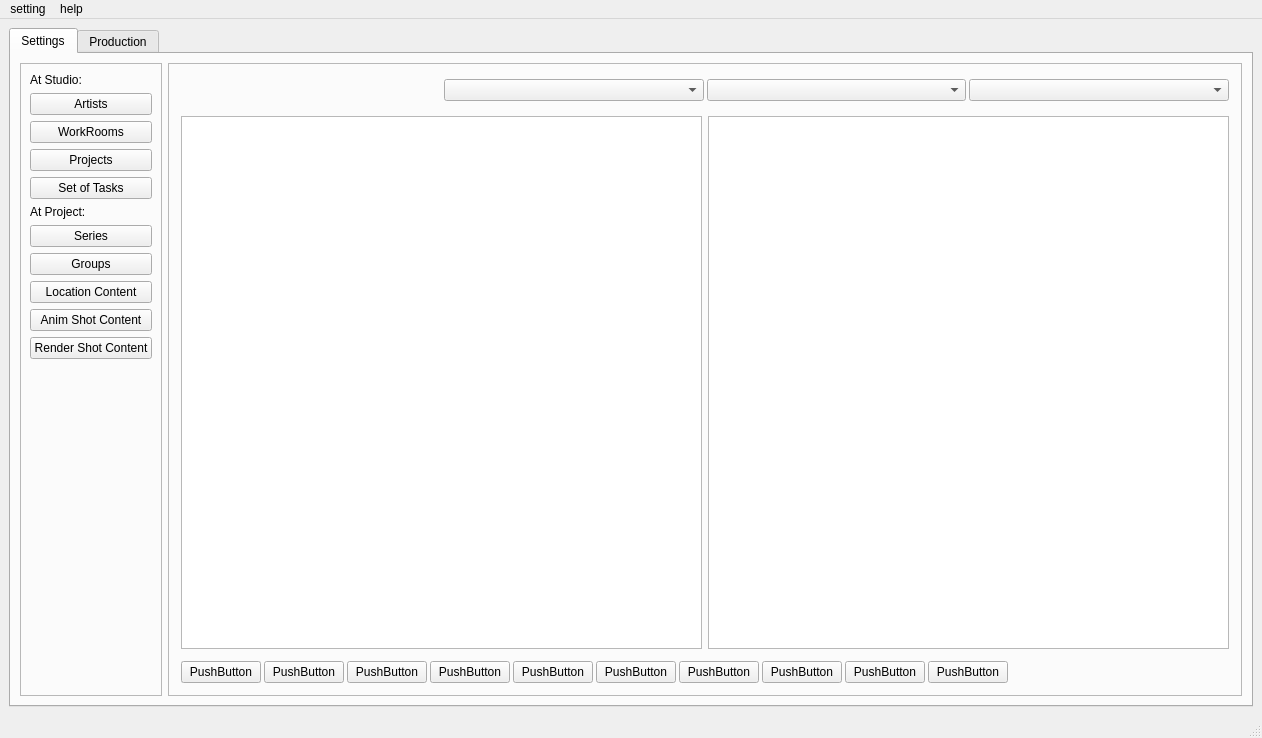
<?xml version="1.0" encoding="UTF-8"?>
<ui version="4.0">
 <class>MainWindow</class>
 <widget class="QMainWindow" name="MainWindow">
  <property name="geometry">
   <rect>
    <x>0</x>
    <y>0</y>
    <width>1262</width>
    <height>738</height>
   </rect>
  </property>
  <property name="windowTitle">
   <string>MainWindow</string>
  </property>
  <widget class="QWidget" name="centralwidget">
   <layout class="QVBoxLayout" name="verticalLayout">
    <item>
     <widget class="QTabWidget" name="tabWidget">
      <property name="currentIndex">
       <number>0</number>
      </property>
      <widget class="QWidget" name="tab_2">
       <attribute name="title">
        <string>Settings</string>
       </attribute>
       <layout class="QHBoxLayout" name="horizontalLayout_3">
        <item>
         <widget class="QFrame" name="frame_2">
          <property name="frameShape">
           <enum>QFrame::StyledPanel</enum>
          </property>
          <property name="frameShadow">
           <enum>QFrame::Raised</enum>
          </property>
          <layout class="QVBoxLayout" name="verticalLayout_2">
           <item>
            <widget class="QLabel" name="label">
             <property name="text">
              <string>At Studio:</string>
             </property>
            </widget>
           </item>
           <item>
            <widget class="QPushButton" name="artist_editor_button">
             <property name="text">
              <string>Artists</string>
             </property>
            </widget>
           </item>
           <item>
            <widget class="QPushButton" name="workroom_editor_button">
             <property name="text">
              <string>WorkRooms</string>
             </property>
            </widget>
           </item>
           <item>
            <widget class="QPushButton" name="project_editor_button">
             <property name="text">
              <string>Projects</string>
             </property>
            </widget>
           </item>
           <item>
            <widget class="QPushButton" name="set_of_tasks_editor_button">
             <property name="text">
              <string>Set of Tasks</string>
             </property>
            </widget>
           </item>
           <item>
            <spacer name="verticalSpacer_2">
             <property name="orientation">
              <enum>Qt::Vertical</enum>
             </property>
             <property name="sizeHint" stdset="0">
              <size>
               <width>20</width>
               <height>40</height>
              </size>
             </property>
            </spacer>
           </item>
           <item>
            <widget class="QLabel" name="label_2">
             <property name="text">
              <string>At Project:</string>
             </property>
            </widget>
           </item>
           <item>
            <widget class="QPushButton" name="series_editor_button">
             <property name="text">
              <string>Series</string>
             </property>
            </widget>
           </item>
           <item>
            <widget class="QPushButton" name="groups_editor_button">
             <property name="text">
              <string>Groups</string>
             </property>
            </widget>
           </item>
           <item>
            <widget class="QPushButton" name="location_content_editor_button">
             <property name="text">
              <string>Location Content</string>
             </property>
            </widget>
           </item>
           <item>
            <widget class="QPushButton" name="anim_shot_content_editor_button">
             <property name="text">
              <string>Anim Shot Content</string>
             </property>
            </widget>
           </item>
           <item>
            <widget class="QPushButton" name="render_shot_content_editor_button">
             <property name="text">
              <string>Render Shot Content</string>
             </property>
            </widget>
           </item>
           <item>
            <spacer name="verticalSpacer">
             <property name="orientation">
              <enum>Qt::Vertical</enum>
             </property>
             <property name="sizeHint" stdset="0">
              <size>
               <width>20</width>
               <height>515</height>
              </size>
             </property>
            </spacer>
           </item>
          </layout>
         </widget>
        </item>
        <item>
         <widget class="QFrame" name="frame_3">
          <property name="frameShape">
           <enum>QFrame::StyledPanel</enum>
          </property>
          <property name="frameShadow">
           <enum>QFrame::Raised</enum>
          </property>
          <layout class="QVBoxLayout" name="verticalLayout_3">
           <item>
            <widget class="QFrame" name="frame">
             <property name="minimumSize">
              <size>
               <width>0</width>
               <height>0</height>
              </size>
             </property>
             <property name="frameShape">
              <enum>QFrame::NoFrame</enum>
             </property>
             <property name="frameShadow">
              <enum>QFrame::Raised</enum>
             </property>
             <layout class="QHBoxLayout" name="horizontalLayout">
              <property name="spacing">
               <number>3</number>
              </property>
              <property name="margin">
               <number>3</number>
              </property>
              <item>
               <widget class="QLabel" name="studio_editor_label">
                <property name="font">
                 <font>
                  <pointsize>18</pointsize>
                  <weight>75</weight>
                  <bold>true</bold>
                 </font>
                </property>
                <property name="text">
                 <string/>
                </property>
               </widget>
              </item>
              <item>
               <widget class="QComboBox" name="set_comboBox_01"/>
              </item>
              <item>
               <widget class="QComboBox" name="set_comboBox_02"/>
              </item>
              <item>
               <widget class="QComboBox" name="set_comboBox_03"/>
              </item>
             </layout>
            </widget>
           </item>
           <item>
            <widget class="QFrame" name="frame_for_my_table">
             <property name="frameShape">
              <enum>QFrame::NoFrame</enum>
             </property>
             <property name="frameShadow">
              <enum>QFrame::Raised</enum>
             </property>
             <property name="lineWidth">
              <number>1</number>
             </property>
             <layout class="QHBoxLayout" name="horizontalLayout_6">
              <property name="spacing">
               <number>6</number>
              </property>
              <property name="margin">
               <number>3</number>
              </property>
              <item>
               <widget class="QTableWidget" name="studio_editor_table"/>
              </item>
              <item>
               <widget class="QTableWidget" name="studio_editor_table_2"/>
              </item>
             </layout>
            </widget>
           </item>
           <item>
            <widget class="QFrame" name="frame_4">
             <property name="frameShape">
              <enum>QFrame::NoFrame</enum>
             </property>
             <property name="frameShadow">
              <enum>QFrame::Raised</enum>
             </property>
             <layout class="QHBoxLayout" name="horizontalLayout_2">
              <property name="spacing">
               <number>3</number>
              </property>
              <property name="margin">
               <number>3</number>
              </property>
              <item>
               <widget class="QPushButton" name="studio_butt_1">
                <property name="enabled">
                 <bool>true</bool>
                </property>
                <property name="autoFillBackground">
                 <bool>true</bool>
                </property>
                <property name="text">
                 <string>PushButton</string>
                </property>
               </widget>
              </item>
              <item>
               <widget class="QPushButton" name="studio_butt_2">
                <property name="text">
                 <string>PushButton</string>
                </property>
               </widget>
              </item>
              <item>
               <widget class="QPushButton" name="studio_butt_3">
                <property name="text">
                 <string>PushButton</string>
                </property>
               </widget>
              </item>
              <item>
               <widget class="QPushButton" name="studio_butt_4">
                <property name="text">
                 <string>PushButton</string>
                </property>
               </widget>
              </item>
              <item>
               <widget class="QPushButton" name="studio_butt_5">
                <property name="text">
                 <string>PushButton</string>
                </property>
               </widget>
              </item>
              <item>
               <widget class="QPushButton" name="studio_butt_6">
                <property name="text">
                 <string>PushButton</string>
                </property>
               </widget>
              </item>
              <item>
               <widget class="QPushButton" name="studio_butt_7">
                <property name="text">
                 <string>PushButton</string>
                </property>
               </widget>
              </item>
              <item>
               <widget class="QPushButton" name="studio_butt_8">
                <property name="text">
                 <string>PushButton</string>
                </property>
               </widget>
              </item>
              <item>
               <widget class="QPushButton" name="studio_butt_9">
                <property name="text">
                 <string>PushButton</string>
                </property>
               </widget>
              </item>
              <item>
               <widget class="QPushButton" name="studio_butt_10">
                <property name="text">
                 <string>PushButton</string>
                </property>
               </widget>
              </item>
              <item>
               <spacer name="horizontalSpacer_2">
                <property name="orientation">
                 <enum>Qt::Horizontal</enum>
                </property>
                <property name="sizeHint" stdset="0">
                 <size>
                  <width>40</width>
                  <height>20</height>
                 </size>
                </property>
               </spacer>
              </item>
             </layout>
            </widget>
           </item>
          </layout>
         </widget>
        </item>
       </layout>
      </widget>
      <widget class="QWidget" name="tab_3">
       <attribute name="title">
        <string>Production</string>
       </attribute>
       <layout class="QVBoxLayout" name="verticalLayout_5">
        <item>
         <widget class="QFrame" name="frame_5">
          <property name="minimumSize">
           <size>
            <width>0</width>
            <height>0</height>
           </size>
          </property>
          <property name="maximumSize">
           <size>
            <width>16777215</width>
            <height>48</height>
           </size>
          </property>
          <property name="frameShape">
           <enum>QFrame::NoFrame</enum>
          </property>
          <property name="frameShadow">
           <enum>QFrame::Raised</enum>
          </property>
          <layout class="QHBoxLayout" name="horizontalLayout_4">
           <item>
            <widget class="QLabel" name="task_manager_label_1">
             <property name="font">
              <font>
               <pointsize>18</pointsize>
               <weight>75</weight>
               <bold>true</bold>
              </font>
             </property>
             <property name="text">
              <string/>
             </property>
            </widget>
           </item>
           <item>
            <widget class="QPushButton" name="task_manager_reload_button">
             <property name="maximumSize">
              <size>
               <width>80</width>
               <height>16777215</height>
              </size>
             </property>
             <property name="text">
              <string>PushButton</string>
             </property>
            </widget>
           </item>
           <item>
            <widget class="QComboBox" name="task_manager_comboBox_1"/>
           </item>
           <item>
            <widget class="QComboBox" name="task_manager_comboBox_4"/>
           </item>
           <item>
            <widget class="QComboBox" name="task_manager_comboBox_2"/>
           </item>
           <item>
            <widget class="QComboBox" name="task_manager_comboBox_3"/>
           </item>
          </layout>
         </widget>
        </item>
        <item>
         <widget class="QFrame" name="frame_6">
          <property name="frameShape">
           <enum>QFrame::NoFrame</enum>
          </property>
          <property name="frameShadow">
           <enum>QFrame::Raised</enum>
          </property>
          <layout class="QHBoxLayout" name="horizontalLayout_5">
           <item>
            <widget class="QFrame" name="button_area">
             <property name="frameShape">
              <enum>QFrame::NoFrame</enum>
             </property>
             <property name="frameShadow">
              <enum>QFrame::Raised</enum>
             </property>
             <layout class="QVBoxLayout" name="verticalLayout_4">
              <item>
               <widget class="QLabel" name="tm_task_name_label">
                <property name="font">
                 <font>
                  <pointsize>18</pointsize>
                  <weight>75</weight>
                  <bold>true</bold>
                 </font>
                </property>
                <property name="text">
                 <string>TextLabel</string>
                </property>
               </widget>
              </item>
              <item>
               <widget class="QFrame" name="frame_7">
                <property name="frameShape">
                 <enum>QFrame::NoFrame</enum>
                </property>
                <property name="frameShadow">
                 <enum>QFrame::Raised</enum>
                </property>
                <layout class="QGridLayout" name="gridLayout">
                 <item row="1" column="1">
                  <widget class="QLabel" name="tm_data_label_2">
                   <property name="text">
                    <string>TextLabel</string>
                   </property>
                  </widget>
                 </item>
                 <item row="0" column="0">
                  <widget class="QLabel" name="label_3">
                   <property name="text">
                    <string>artist:</string>
                   </property>
                  </widget>
                 </item>
                 <item row="1" column="0">
                  <widget class="QLabel" name="label_4">
                   <property name="text">
                    <string>activity:</string>
                   </property>
                  </widget>
                 </item>
                 <item row="0" column="1">
                  <widget class="QLabel" name="tm_data_label_1">
                   <property name="text">
                    <string>TextLabel</string>
                   </property>
                  </widget>
                 </item>
                 <item row="4" column="0">
                  <widget class="QLabel" name="label_5">
                   <property name="text">
                    <string>price:</string>
                   </property>
                  </widget>
                 </item>
                 <item row="2" column="0">
                  <widget class="QLabel" name="label_6">
                   <property name="text">
                    <string>workroom:</string>
                   </property>
                  </widget>
                 </item>
                 <item row="2" column="1">
                  <widget class="QLabel" name="tm_data_label_3">
                   <property name="text">
                    <string>TextLabel</string>
                   </property>
                  </widget>
                 </item>
                 <item row="3" column="0">
                  <widget class="QLabel" name="label_7">
                   <property name="text">
                    <string>input:</string>
                   </property>
                  </widget>
                 </item>
                 <item row="3" column="1">
                  <widget class="QLabel" name="tm_data_label_4">
                   <property name="text">
                    <string>TextLabel</string>
                   </property>
                  </widget>
                 </item>
                 <item row="4" column="1">
                  <widget class="QLabel" name="tm_data_label_5">
                   <property name="text">
                    <string>TextLabel</string>
                   </property>
                  </widget>
                 </item>
                </layout>
               </widget>
              </item>
              <item>
               <widget class="Line" name="line_4">
                <property name="orientation">
                 <enum>Qt::Horizontal</enum>
                </property>
               </widget>
              </item>
              <item>
               <widget class="QPushButton" name="look_file_button">
                <property name="minimumSize">
                 <size>
                  <width>0</width>
                  <height>0</height>
                 </size>
                </property>
                <property name="text">
                 <string>Look</string>
                </property>
               </widget>
              </item>
              <item>
               <widget class="QPushButton" name="look_version_file_button">
                <property name="text">
                 <string>Look version</string>
                </property>
               </widget>
              </item>
              <item>
               <widget class="QPushButton" name="tz_button">
                <property name="text">
                 <string>Tz</string>
                </property>
               </widget>
              </item>
              <item>
               <widget class="QPushButton" name="chat_button">
                <property name="text">
                 <string>Chat</string>
                </property>
               </widget>
              </item>
              <item>
               <widget class="Line" name="line">
                <property name="frameShadow">
                 <enum>QFrame::Sunken</enum>
                </property>
                <property name="lineWidth">
                 <number>1</number>
                </property>
                <property name="orientation">
                 <enum>Qt::Horizontal</enum>
                </property>
               </widget>
              </item>
              <item>
               <widget class="QPushButton" name="to_rework_button">
                <property name="text">
                 <string>To Rework</string>
                </property>
               </widget>
              </item>
              <item>
               <widget class="QPushButton" name="assept_button">
                <property name="text">
                 <string>Accept</string>
                </property>
               </widget>
              </item>
              <item>
               <widget class="QPushButton" name="send_to_outsource_button">
                <property name="text">
                 <string>Send To Outsource</string>
                </property>
               </widget>
              </item>
              <item>
               <widget class="Line" name="line_3">
                <property name="orientation">
                 <enum>Qt::Horizontal</enum>
                </property>
               </widget>
              </item>
              <item>
               <widget class="QPushButton" name="close_task_button">
                <property name="text">
                 <string>Close</string>
                </property>
               </widget>
              </item>
              <item>
               <widget class="QPushButton" name="return_a_job_button">
                <property name="text">
                 <string>Return a job</string>
                </property>
               </widget>
              </item>
              <item>
               <widget class="Line" name="line_2">
                <property name="orientation">
                 <enum>Qt::Horizontal</enum>
                </property>
               </widget>
              </item>
              <item>
               <widget class="QPushButton" name="task_data_button">
                <property name="minimumSize">
                 <size>
                  <width>0</width>
                  <height>0</height>
                 </size>
                </property>
                <property name="text">
                 <string>Add Tasks</string>
                </property>
               </widget>
              </item>
              <item>
               <spacer name="verticalSpacer_3">
                <property name="orientation">
                 <enum>Qt::Vertical</enum>
                </property>
                <property name="sizeHint" stdset="0">
                 <size>
                  <width>20</width>
                  <height>123</height>
                 </size>
                </property>
               </spacer>
              </item>
             </layout>
            </widget>
           </item>
           <item>
            <widget class="QTableWidget" name="task_manager_table"/>
           </item>
          </layout>
         </widget>
        </item>
       </layout>
      </widget>
     </widget>
    </item>
   </layout>
  </widget>
  <widget class="QMenuBar" name="menubar">
   <property name="geometry">
    <rect>
     <x>0</x>
     <y>0</y>
     <width>1262</width>
     <height>25</height>
    </rect>
   </property>
   <widget class="QMenu" name="menuSetting">
    <property name="title">
     <string>setting</string>
    </property>
    <addaction name="actionSet_studio"/>
    <addaction name="actionLogin"/>
    <addaction name="actionRegistration"/>
   </widget>
   <widget class="QMenu" name="menuHelp">
    <property name="title">
     <string>help</string>
    </property>
    <addaction name="actionUser_manual"/>
   </widget>
   <addaction name="menuSetting"/>
   <addaction name="menuHelp"/>
  </widget>
  <widget class="QStatusBar" name="statusbar"/>
  <action name="actionSet_studio">
   <property name="text">
    <string>set studio</string>
   </property>
  </action>
  <action name="actionUser_manual">
   <property name="text">
    <string>user manual</string>
   </property>
  </action>
  <action name="actionLogin">
   <property name="text">
    <string>login</string>
   </property>
  </action>
  <action name="actionRegistration">
   <property name="text">
    <string>registration</string>
   </property>
  </action>
 </widget>
 <resources/>
 <connections/>
</ui>
